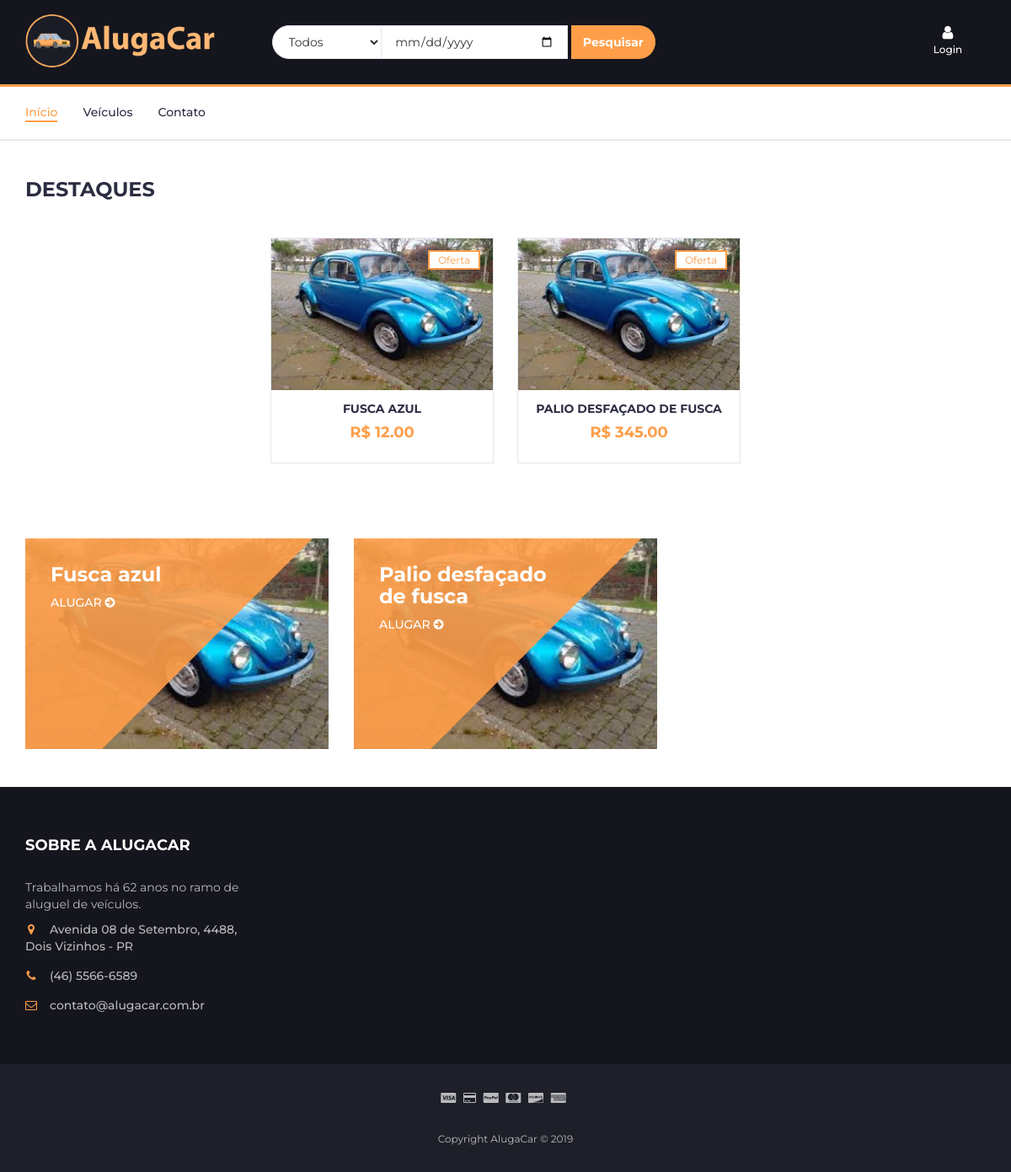
The page / on the database its author committed.
### AlugaCarSite/models.py (models this page shows, shortened)
class Cliente(models.Model):
    nome = models.CharField(max_length=50)
    email = models.CharField(max_length=50)
    senha = models.CharField(max_length=50)

class Carro(models.Model):
    descricao = models.CharField(max_length=50)
    disponivel = models.BooleanField(default=True)
    valorDia = models.DecimalField(max_digits=10, decimal_places=2)
    marca = models.ForeignKey(Marca, on_delete=models.CASCADE)
    modelo = models.ForeignKey(Modelo,on_delete=models.CASCADE)
    caminhoFoto = models.ImageField(null=True, blank = True,upload_to='AlugaCarSite/static/galeria/carros')
    def getfoto(self):
        dir = str(self.caminhoFoto)
        dir = dir[20:]
        return dir

### AlugaCarSite/views.py (the view, shortened to what this page needs)
# urls.py: 2. Add a URL to urlpatterns:  path('', views.home, name='home')
def home(request):
    form = PesquisaForm(request.POST or None)
    id = request.session.get('login', None)
    if not id or id < 0:
        user = Cliente("-1", "Login", "-1")
    else:
        user = Cliente.objects.get(id=id)
    carros = Carro.objects.all()
    marcas = Marca.objects.all()
    return render(request, "index.html", {'cliente': user, 'carros': carros, 'marcas': marcas, "form": form})

### AlugaCarSite/form.py
class PesquisaForm(forms.ModelForm):
    class Meta:
        model = Aluguel
        fields = {"dataAlugado"}

### AlugaCarSite/templates/index.html (shortened to what this page needs)
{% load staticfiles %}
<!DOCTYPE html>
<html lang="pt">
<head>
	<link type="text/css" rel="stylesheet" href="{% static 'css/bootstrap.min.css' %}" />
	<link type="text/css" rel="stylesheet" href="{% static 'css/slick.css' %}" />
	<link type="text/css" rel="stylesheet" href="{% static 'css/slick-theme.css' %}" />
	<link type="text/css" rel="stylesheet" href="{% static 'css/nouislider.min.css' %}" />
	<link rel="stylesheet" href="{% static 'css/font-awesome.min.css' %}">
	<link type="text/css" rel="stylesheet" href="{% static 'css/style.css' %}" />
</head>
<body>
	<header>
		<div id="header">
			<div class="container">
				<div class="row">
					<div class="col-md-3">
						<div class="header-logo">
							<a href="/" class="logo">
								<img src="{% static '/img/banner.png' %}" alt="" width='225'>
							</a>
						</div>
					</div>
					<div class="col-md-6">
						<div class="header-search">
							<form method="POST">
								<select class="input-select" id="selectMarcas" onchange="filtrarMarcas()">
									<option value="0">Todos</option>
								</select>
								{{form.dataAlugado}}
								<button class="search-btn" type="submit">Pesquisar</button>
							</form>
						</div>
					</div>
					<div class="col-md-3 clearfix">
						<div class="header-ctn">
							<div class="dropdown">
								{% if cliente.nome == "Login" %}
								<a href="{% url 'login_user' %}" class="dropdown-toggle" aria-expanded="true">
									<i class="fa fa-user"></i>
									<span>{{cliente.nome}}</span>
								</a>
								{% endif %}
							</div>
						</div>
					</div>
				</div>
			</div>
		</div>
	</header>
	<nav id="navigation">
		<div class="container">
			<div id="responsive-nav">
				<ul class="main-nav nav navbar-nav">
					<li class="active"><a href="/">Início</a></li>
					<li><a href="#veiculos">Veículos</a></li>
					<li><a href="#contato">Contato</a></li>
				</ul>
			</div>
		</div>
	</nav>
	<div class="section">
		<div class="container">
			<div class="row">
				<div class="col-md-12">
					<div class="section-title">
						<h3 class="title">Destaques</h3>
					</div>
				</div>
				<div class="col-md-12">
					<div class="row">
						<div class="products-tabs">
							<div id="tab1" class="tab-pane active">
								<div class="products-slick" data-nav="#slick-nav-1">
									{% for car in carros %}
									{% if car.disponivel %}
									<div class="product c{{car.marca.id }}">
										<div class="product-img">
											<img src="{% static car.getfoto %}" alt="" height="180">
											<div class="product-label">
												<span class="sale">Oferta</span>
											</div>
										</div>
										<div class="product-body">
											<h3 class="product-name"><a href="#">{{car.descricao}}</a></h3>
											<h4 class="product-price">R$ {{car.valorDia}}</h4>
										</div>
										<div class="add-to-cart">
											<button class="add-to-cart-btn"
												onclick="location.href='{% url 'confirmar_aluguel' car.id %}'">
												Alugar</button>
										</div>
									</div>
									{% endif %}
									{% endfor %}
								</div>
							</div>
						</div>
					</div>
				</div>
			</div>
		</div>
	</div>
	<div class="section" id="veiculos">
		<div class="container">
			<div class="row">
				{% for car in carros %}
				{% if car.disponivel %}
				<div class="col-md-4 col-xs-6">
					<div class="shop">
						<div class="shop-img">
							<img src="{% static car.getfoto %}" height="250" alt="">
						</div>
						<div class="shop-body">
							<h3>{{car.descricao}}</h3>
							<a href="{% url 'confirmar_aluguel' car.id %}" class="cta-btn">Alugar <i class="fa fa-arrow-circle-right"></i></a>
						</div>
					</div>
				</div>
				{% endif %}
				{% endfor %}
			</div>
		</div>
	</div>
	<footer id="footer">
		<div class="section" id="contato">
			<div class="container">
				<div class="row">
					<div class="col-md-3 col-xs-6">
						<div class="footer">
							<h3 class="footer-title">Sobre a AlugaCar</h3>
							<p>Trabalhamos há 62 anos no ramo de aluguel de veículos.</p>
							<ul class="footer-links">
								<li><a href="https://www.google.com/maps/search/?api=1&query=UTFPR+Dois+Vizinhos"><i
											class="fa fa-map-marker"></i>Avenida 08 de Setembro, 4488, Dois Vizinhos -
										PR</a></li>
								<li><a href="tel:4655666589"><i class="fa fa-phone"></i>(46) 5566-6589</a></li>
								<li><a href="mailto:contato@alugacar.com.br"><i
											class="fa fa-envelope-o"></i>contato@alugacar.com.br</a></li>
							</ul>
						</div>
					</div>
				</div>
			</div>
		</div>
		<div id="bottom-footer" class="section">
			<div class="container">
				<div class="row">
					<div class="col-md-12 text-center">
						<ul class="footer-payments">
							<li><i class="fa fa-cc-visa"></i></li>
							<li><i class="fa fa-credit-card"></i></li>
							<li><i class="fa fa-cc-paypal"></i></li>
							<li><i class="fa fa-cc-mastercard"></i></li>
							<li><i class="fa fa-cc-discover"></i></li>
							<li><i class="fa fa-cc-amex"></i></li>
						</ul>
						<span class="copyright">
							Copyright AlugaCar &copy;
						</span>
					</div>
				</div>
			</div>
		</div>
	</footer>
</body>
</html>

### rows shown on the page
Carro: caminhoFoto (picture), descricao "FUSCA AZUL", valorDia "12.00", descricao "Fusca azul"
Carro: caminhoFoto (picture), descricao "PALIO DESFAÇADO DE FUSCA", valorDia "345.00", descricao "Palio desfaçado de fusca"
